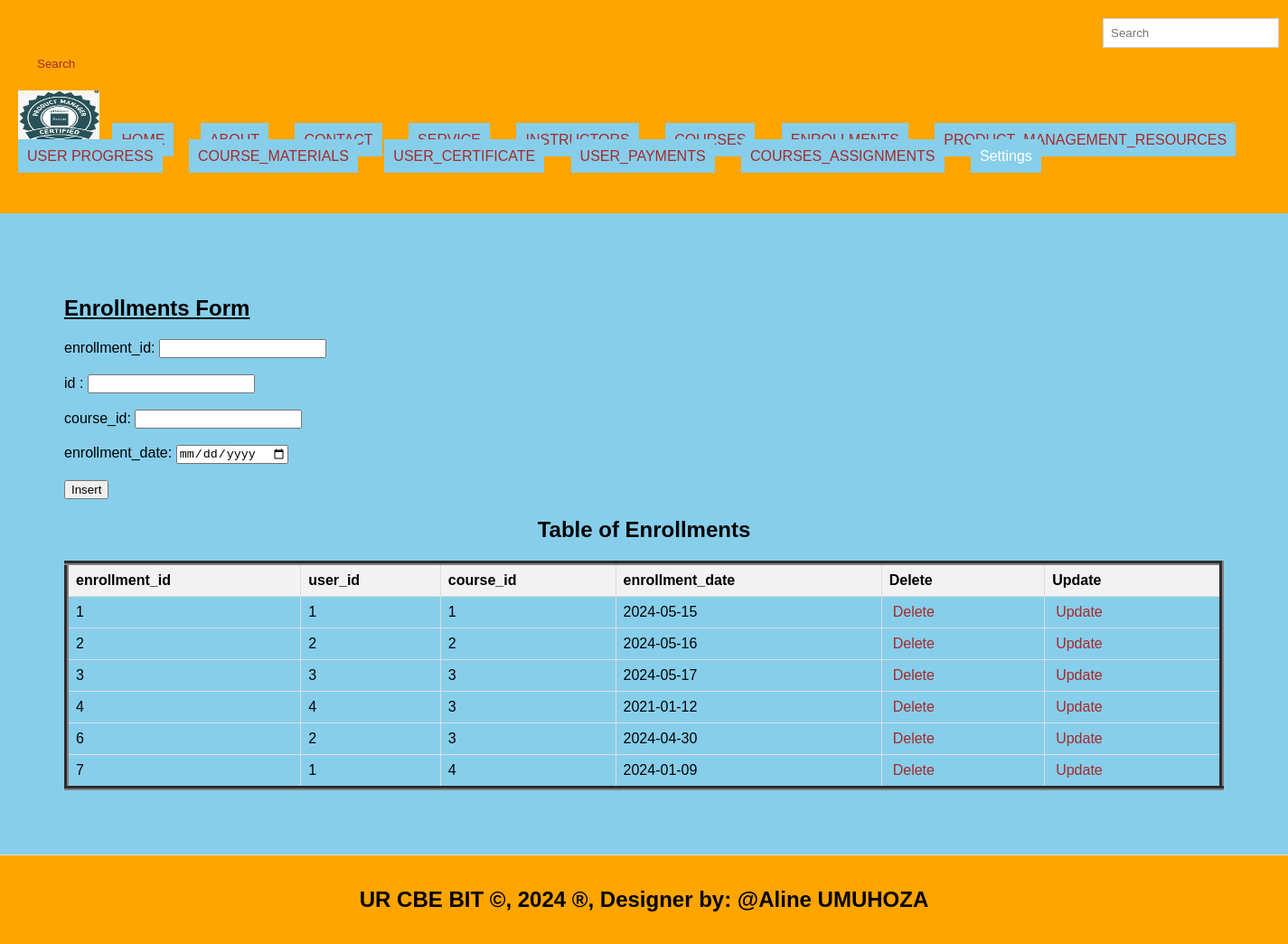
The app's page /enrollments.php with its own data.
### tables this page shows
CREATE TABLE `enrollments` (
  `enrollment_id` int(11) NOT NULL,
  `id` int(11) DEFAULT NULL,
  `course_id` int(11) DEFAULT NULL,
  `enrollment_date` date NOT NULL DEFAULT curdate()
);

### enrollments.php (the view, shortened to what this page needs)
<!DOCTYPE html>
<html lang="en">
<head>
  <link rel="stylesheet" type="text/css" href="style.css" title="style 1" media="screen, tv, projection, handheld, print"/>
  </head>
  <header>
<body bgcolor="skyblue">
  <form class="d-flex" role="search" action="search.php">
      <input class="form-control me-2" type="search" placeholder="Search" aria-label="Search" name="query">
      <button class="btn btn-outline-success" type="submit">Search</button>
    </form>
  <ul style="list-style-type: none; padding: 0;">
    <li style="display: inline; margin-right: 10px;">
    <img src="./images/LOGO.png" width="90" height="60" alt="Logo">
  </li>
    <li style="display: inline; margin-right: 10px;"><a href="./home.html">HOME</a>
  </li>
    <li style="display: inline; margin-right: 10px;"><a href="./about.html">ABOUT</a>
  </li>
    <li style="display: inline; margin-right: 10px;"><a href="./contact.html">CONTACT</a>
  </li>
    <li style="display: inline; margin-right: 10px;"><a href="./Service.html">SERVICE</a>
  </li>
    <li style="display: inline; margin-right: 10px;"><a href="./instructors.php">INSTRUCTORS</a>
  </li>
    <li style="display: inline; margin-right: 10px;"><a href="./courses.php">COURSES</a>
  </li>
    <li style="display: inline; margin-right: 10px;"><a href="./enrollments.php">ENROLLMENTS</a>
  </li>
    <li style="display: inline; margin-right: 10px;"><a href="./product_management_resources.php">PRODUCT_MANAGEMENT_RESOURCES</a>
  </li>
    <li style="display: inline; margin-right: 10px;"><a href="./user_progress.php">USER PROGRESS</a>
  </li>
    <li style="display: inline; margin-right: 10px;"><a href="./course_materials.php">COURSE_MATERIALS</a>
  </li>
    <li style="display: inline; margin-right: 10px;"><a href="./user_certificates.php">USER_CERTIFICATE</a>
  </li>
  <li style="display: inline; margin-right: 10px;"><a href="./user_payments.php">USER_PAYMENTS</a>
  </li>
  <li style="display: inline; margin-right: 10px;"><a href="./course_assignments.php">COURSES_ASSIGNMENTS</a>
  </li>
    <li class="dropdown" style="display: inline; margin-right: 10px;">
      <a href="#" style="padding: 10px; color: white; background-color: skyblue; text-decoration: none; margin-right: 15px;">Settings</a>
    </li><br><br>
  </ul>
</header>
<section>
    <h1><u> Enrollments Form </u></h1>
    <form method="post" onsubmit="return confirmInsert();">
        <label for="eid">enrollment_id:</label>
        <input type="number" id="eid" name="eid"><br><br>
        <label for="uid">id :</label>
        <input type="number" id="uid" name="uid"><br><br>
        <label for="cid">course_id:</label>
        <input type="number" id="cid" name="cid" required><br><br>
        <label for=enrd>enrollment_date:</label>
        <input type="date" id="enrd" name="enrd" required><br><br>
        <input type="submit" name="add" value="Insert">
    </form>
<!DOCTYPE html>
<html>
<head>
</head>
<body>
    <center><h2>Table of Enrollments</h2></center>
    <table border="5">
        <tr>
            <th>enrollment_id</th>
            <th>user_id</th>
            <th>course_id</th>
            <th>enrollment_date</th>
            <th>Delete</th>
            <th>Update</th>
        </tr>
        <?php
      include('database_connection.php');
        $sql = "SELECT * FROM enrollments";
        $result = $connection->query($sql);
        if ($result->num_rows > 0) {
            while ($row = $result->fetch_assoc()) {
                $eid = $row['enrollment_id'];
                echo "<tr>
                    <td>" . $row['enrollment_id'] . "</td>
                    <td>" . $row['id'] . "</td>
                    <td>" . $row['course_id'] . "</td>
                    <td>" . $row['enrollment_date'] . "</td>
                    <td><a style='padding:4px' href='delete_enrollments.php?enrollment_id=$eid'>Delete</a></td>
                    <td><a style='padding:4px' href='update_enrollments.php?enrollment_id=$eid'>Update</a></td>
                </tr>";
            }
        } else {
            echo "<tr><td colspan='6'>No data found</td></tr>";
        }
        ?>
    </table>
</body>
    </section>
<footer>
  <center>
    <marquee behavior='alternate'>
    <b><h2>UR CBE BIT &copy, 2024 &reg, Designer by: @Aline UMUHOZA</h2></b>
  </marquee>
  </center>
</footer>
</body>
</html>

### style.css (style rules this page uses)
body { font-family: Arial, sans-serif; margin: 0; padding: 0; }
.form-control { padding: 8px; margin-left: 4px; border: 1px solid #ccc; }
.btn { padding: 6px; background-color: orange; color: brown; border: none; }
.dropdown { position: relative; display: inline; margin-right: 10px; }
body { font-family: Arial,sans-serif; margin:0; padding:0; }
header { background-color:skyblue; padding: 20px; }
.dropdown { position: right; display:right; direction:rtl; }
section { padding:28px; border-bottom: 1px solid #ddd; }
footer { text-align: center; padding: 15px; background-color:skyblue; }

### enrollments.php (style rules this page uses)
a { padding: 10px; color: white; background-color: skyblue; text-decoration: none; margin-right: 15px; }
a:link { color: brown; }
button.btn { margin-left: 15px; margin-top: 4px; }
input.form-control { margin-left: 1200px; padding: 8px; }
header { background-color:orange; }
section { padding:71px; border-bottom: 1px solid #ddd; }
footer { text-align: center; padding: 15px; background-color:orange; }
table { width: 100%; border-collapse: collapse; }
th, td { border: 1px solid #ddd; padding: 8px; text-align: left; }
th { background-color: #f2f2f2; }

### records on screen
enrollments: enrollment_id "1", id "1", course "1", enrollment_date "2024-05-15"
enrollments: enrollment_id "2", id "2", course "2", enrollment_date "2024-05-16"
enrollments: enrollment_id "3", id "3", course "3", enrollment_date "2024-05-17"
enrollments: enrollment_id "4", id "4", course "3", enrollment_date "2021-01-12"
enrollments: enrollment_id "6", id "2", course "3", enrollment_date "2024-04-30"
enrollments: enrollment_id "7", id "1", course "4", enrollment_date "2024-01-09"
